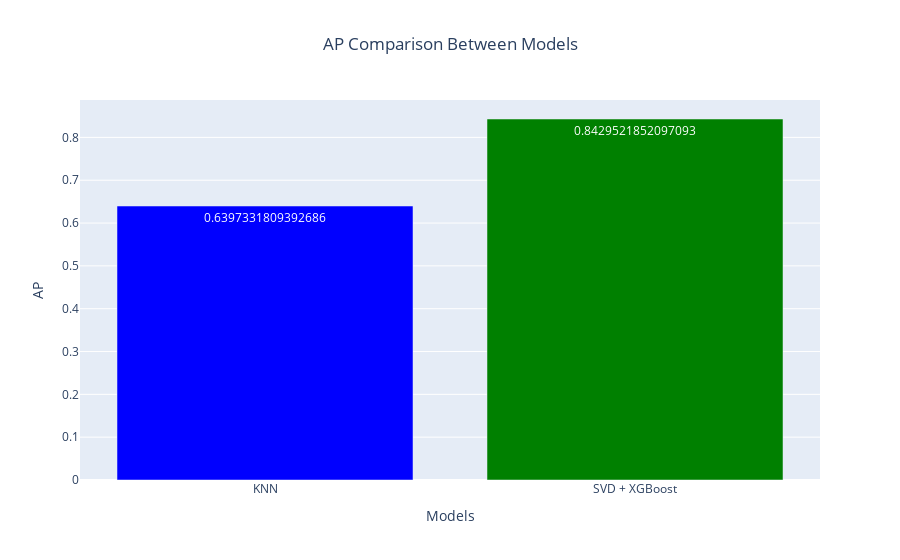

Notebook code cell kept with this figure:
### Code cell
import plotly.express as px

# AP values for the models
models = ['KNN', 'SVD + XGBoost']
ap_values = [mean_ap, avg_ap]

# Create a bar plot using Plotly
fig = px.bar(x=models, y=ap_values, 
             labels={'x': 'Models', 'y': 'AP'}, 
             title='AP Comparison Between Models', 
             text=ap_values)

# Customize the layout
fig.update_traces(marker_color=['blue', 'green'])
fig.update_layout(title_x=0.5)  # Center the title

# Show the plot
fig.show()

### Figure 1 — Plotly figure (JSON) as saved in the notebook; plotly's stock layout.template omitted (floating-point values rounded to 4 significant figures)
{"data": [{"alignmentgroup": "True", "hovertemplate": "Models=%{x}<br>AP=%{y}<br>text=%{text}<extra></extra>", "legendgroup": "", "marker": {"color": ["blue", "green"], "pattern": {"shape": ""}}, "name": "", "offsetgroup": "", "orientation": "v", "showlegend": false, "text": [0.6397, 0.843], "textposition": "auto", "type": "bar", "x": ["KNN", "SVD + XGBoost"], "xaxis": "x", "y": [0.6397, 0.843], "yaxis": "y"}], "layout": {"barmode": "relative", "legend": {"tracegroupgap": 0}, "title": {"text": "AP Comparison Between Models", "x": 0.5}, "xaxis": {"anchor": "y", "domain": [0, 1], "title": {"text": "Models"}}, "yaxis": {"anchor": "x", "domain": [0, 1], "title": {"text": "AP"}}}}
